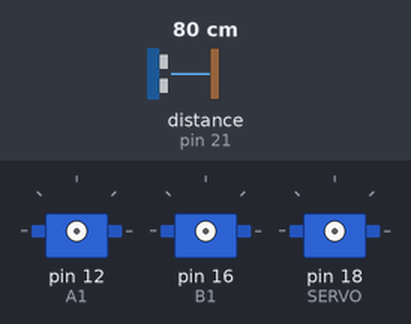
Simulated run of this program. Board: Raspberry Pi (header pin numbers). On the bench: 3 × servo. The inputs (shaded band) are chosen by the test bench; at power-on: distance to the obstacle (sensor on pin 21) 80 cm. The echo pulse lasts 58.3 µs per cm; servo angles are drawn from the pulse width (0.5 ms = 0°, 2.5 ms = 180°); the clock reads 2024-03-15 10:24:30 at power-on unless the program sets it.

Above: at 1.2 s.
1.3 s: distance to the obstacle (sensor on pin 21) set to 40 cm
2.8 s: distance to the obstacle (sensor on pin 21) set to 32 cm
4.3 s: distance to the obstacle (sensor on pin 21) set to 18 cm
5.8 s: distance to the obstacle (sensor on pin 21) set to 14 cm
At 6.7 s:
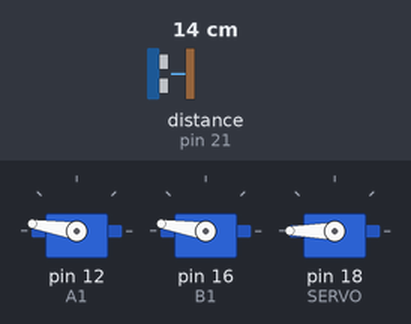
At 7.6 s:
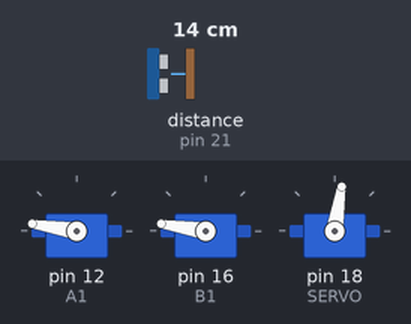
Timing chart, 0 to 9.8 s (numbered marks = the images above; inputs shaded):
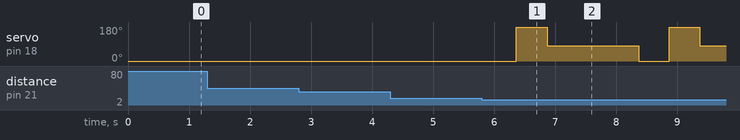

The program:

tudong.py
```python
import RPi.GPIO as GPIO
import time
global cho
GPIO.setmode(GPIO.BOARD)
GPIO.setwarnings(False)
GPIO_TRIGGER = 22
GPIO_ECHO = 21
GPIO.setup(12, GPIO.OUT)
GPIO.setup(11, GPIO.OUT)
GPIO.setup(15, GPIO.OUT)
GPIO.setup(16, GPIO.OUT)
GPIO.setup(18, GPIO.OUT)
A0 = GPIO.PWM(11, 50)
A1 = GPIO.PWM(12, 50)
B0 = GPIO.PWM(15, 50)
B1 = GPIO.PWM(16, 50)
GPIO.setup(GPIO_TRIGGER,GPIO.OUT)
GPIO.setup(GPIO_ECHO,GPIO.IN)
SERVO = GPIO.PWM(18, 50)
A0.start(0)
A1.start(0)
B0.start(0)
B1.start(0)
SERVO.start(0)
def chaythang(tocdo):
	A0.ChangeDutyCycle(0)
	A1.ChangeDutyCycle(tocdo)
	B0.ChangeDutyCycle(0)
	B1.ChangeDutyCycle(tocdo)
def chaylui(tocdo):
	A0.ChangeDutyCycle(tocdo)
	A1.ChangeDutyCycle(0)
	B0.ChangeDutyCycle(tocdo)
	B1.ChangeDutyCycle(0)
def retrai(tocdo):
	A0.ChangeDutyCycle(tocdo)
	A1.ChangeDutyCycle(0)
	B0.ChangeDutyCycle(0)
	B1.ChangeDutyCycle(tocdo)
def rephai(tocdo):
	A0.ChangeDutyCycle(0)
	A1.ChangeDutyCycle(tocdo)
	B0.ChangeDutyCycle(tocdo)
	B1.ChangeDutyCycle(0)
def dung():
	A0.ChangeDutyCycle(0)
	A1.ChangeDutyCycle(0)
	B0.ChangeDutyCycle(0)
	B1.ChangeDutyCycle(0)
def servo(goc):
        x=(goc*4.5)/90
        if x==9:
                x=10
        SERVO.ChangeDutyCycle(2.5+x)
        time.sleep(0.4)
	SERVO.ChangeDutyCycle(0)
def cambien():
	GPIO.output(GPIO_TRIGGER, False)
	time.sleep(0.1)
	GPIO.output(GPIO_TRIGGER, True)
	time.sleep(0.00001)
	GPIO.output(GPIO_TRIGGER, False)
	start = time.time()
	while GPIO.input(GPIO_ECHO)==0:
                start = time.time()
        while GPIO.input(GPIO_ECHO)==1:
                stop = time.time()
        giatri = ((stop-start) * 34000)/2
        return giatri
cho=0
while True:
	khoangcach=int(cambien())
	if khoangcach<15:
                dung()
                servo(0)
                kca=int(cambien())
                servo(180)
                kcb=int(cambien())
                servo(90)
                dung()
                if kca>kcb:
                        while khoangcach<60:
                                rephai(20)
                                time.sleep(0.1)
                                dung()
                                khoangcach=int(cambien())

                elif kca<kcb:
                        while khoangcach<60:
                                retrai(20)
                                time.sleep(0.1)
                                dung()
                                khoangcach=int(cambien())

                else:
                        chaylui(15)
                        time.sleep(1)
        elif khoangcach>15 and khoangcach<35:
                chaythang(12)
        else:
                chaythang(20)
```

Measured:
- the behaviour switches between 16 and 15 cm on distance to the obstacle (sensor on pin 21) (found by bisection; images 0 and 1)
- after the input at 1.3 s, every drawn part: stays the same
- after the input at 4.3 s, every drawn part: stays the same
- after the input at 5.8 s, servo on pin 18 (SERVO): 0° → 180° after 0.57 s, → 81° 0.50 s later, → 0° 1.5 s later, → 180° 0.50 s later, … (5 changes in this stretch)
